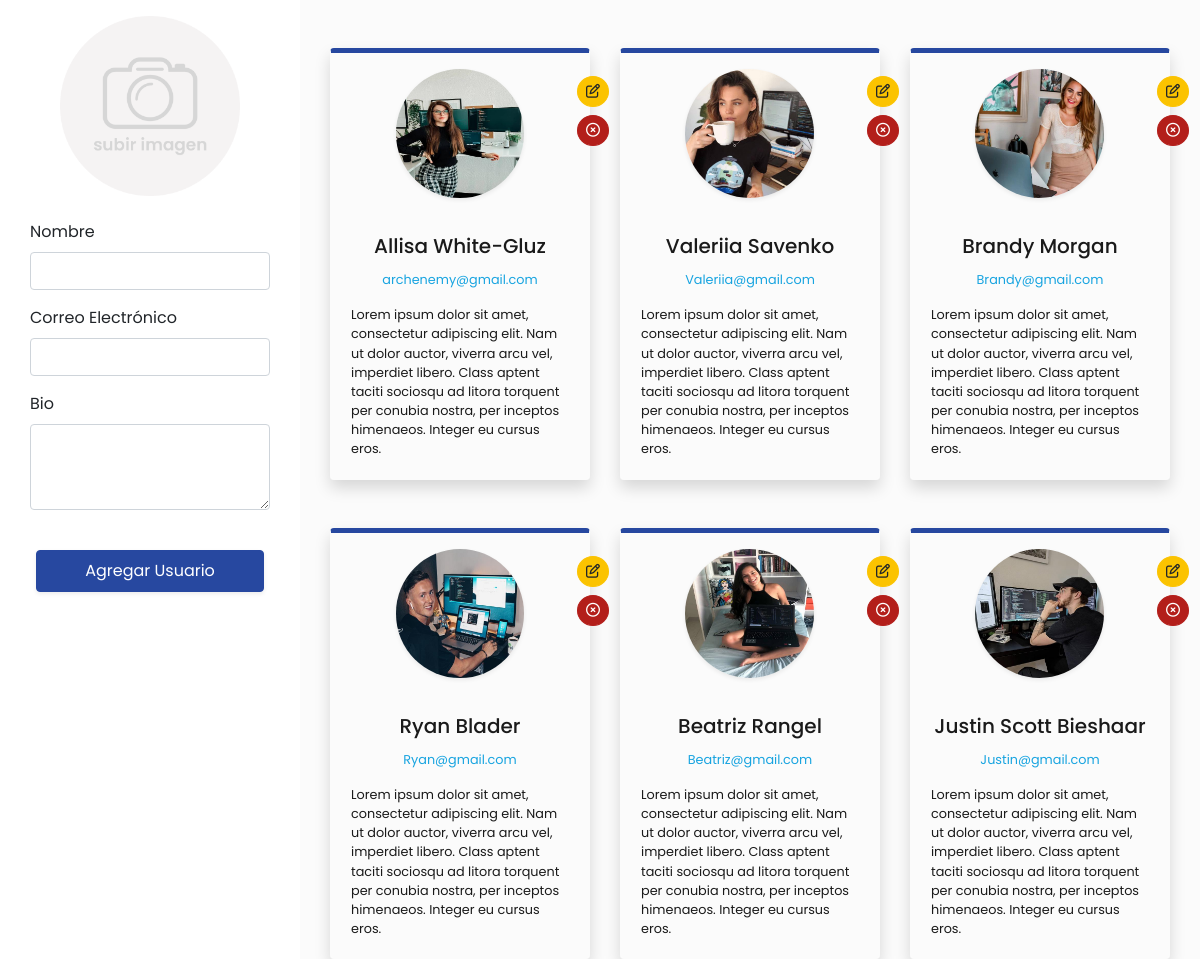
The page / on the database its author committed.
### tables this page shows
CREATE TABLE `usuarios` (
  `id` int(11) NOT NULL,
  `nombre` varchar(30) NOT NULL,
  `email` varchar(50) NOT NULL,
  `bio` text NOT NULL,
  `imagen` varchar(50) NOT NULL
);

### controladores/plantillaControlador.php (called while the page is built)
<?php
class ControladorPlantilla
{
	public function ctrPlantilla()
	{
		include "vistas/plantilla.php";
	}
}

### index.php (called while the page is built, shortened)
<?php
require_once "controladores/plantillaControlador.php";
require_once "controladores/usuariosControlador.php";
require_once "modelos/usuarios.php";
$plantilla = new ControladorPlantilla();
$plantilla -> ctrPlantilla();

### controladores/usuariosControlador.php (called while the page is built, shortened)
<?php
class UsuariosControlador
{
public function VerUsuarios()
{
  $tablaBD = "usuarios";
  $respuesta = UsuariosModelo::VerUsuarioMdl($tablaBD);
  return $respuesta;
}
}

### modelos/conexion.php (called while the page is built)
<?php
class Conexion
{
	static public function conectarBase(){
		$bd =  new PDO("mysql:host=localhost;dbname=prueba","root","");
		$bd -> exec("set names utf8");
		return $bd;
	}
}

### modelos/usuarios.php (called while the page is built, shortened)
<?php
require_once "conexion.php";
class UsuariosModelo extends Conexion
{
  static public function VerUsuarioMdl($tablaBD){
   $pdo = Conexion::conectarBase()->prepare("SELECT id, nombre, email, bio, imagen FROM $tablaBD ORDER BY id DESC");
   $pdo -> execute();
   return $pdo -> fetchAll();
 }
}

### vistas/paginas/modulos/ver.php (the view)
<div class="col-md-9 bg-light">
	<div class="container">
		<div class="row">
			<?php
			$ver = new UsuariosControlador();
			$respuesta = $ver -> VerUsuarios();
			?>
			<?php foreach ($respuesta as $key => $value): ?>
				<div class="col-12 col-md-4 mt-5">
					<div class="card shadow border-top ">
						<div class="text-center py-3">
							<?php if ($value["imagen"]==null): ?>
								<img class="card-img-top img-fluid w-50 shadow-sm rounded-circle" src="vistas/img/img-upload.png" alt="imagen usuario">
								<?php else: ?>
									<img class="card-img-top img-fluid w-50 shadow-sm rounded-circle" src="<?php echo $value["imagen"]; ?>" alt="<?php echo $value["nombre"]; ?>">
								<?php endif ?>
							</div>
							<div class="card-body text-center">
								<h5 class="card-title"><?php echo $value["nombre"]; ?></h5>
								<p class="text-muted small"><?php echo $value["email"]; ?></p>
								<p class="card-text small text-left"><?php echo $value["bio"]; ?></p>
							</div>
							<div class=" btn-float">
								<button type="" class="btn btn-warning btn-sm rounded-circle mb-2 editar" editarID="<?php echo $value["id"]; ?>" data-toggle="modal" data-target="#editModal"><i class="far fa-edit"></i></button>
								<button type="" class="btn btn-danger btn-sm rounded-circle borrar" borrarID="<?php echo $value["id"]; ?>" borrarImagen="<?php echo $value["imagen"]; ?>"><i class="far fa-times-circle"></i></button>
							</div>
						</div>
					</div>
				<?php endforeach ?>
			</div>
		</div>
	</div>

### vistas/plantilla.php (shortened to what this page needs)
<!doctype html>
<html lang="es">
<head>
	<link rel="stylesheet" href="vistas/assets/vendor/Bootstrap/dist/css/bootstrap.css">
	<link rel="stylesheet" href="vistas/assets/css/style.css">
</head>
<body>
	<?php
	if (isset($_GET["pagina"])) {
		if ($_GET["pagina"] == "usuarios") {
			include "paginas/".$_GET["pagina"].".php";
		}
	}
	else{
		include "paginas/usuarios.php";
	}
	?>
</body>
</html>

### vistas/paginas/usuarios.php (shortened to what this page needs)
<div class="container-fluid">
	<div class="row">
		<?php
		include "modulos/agregar.php";
		include "modulos/ver.php";
		?>
	</div>
</div>

### vistas/paginas/modulos/agregar.php (shortened to what this page needs)
<div class="col-md-3 border-rigth">
	<div class="sticky-top">
		<div class="container mx-auto pt-3">
			<form method="post" role="form" enctype="multipart/form-data">
				<div class="form-group image-upload text-center">
					<label for="file-input">
						<img src="vistas/img/img-upload.png" id="image_upload_preview" class="w-75" />
					</label>
				</div>
				<div class="form-group">
					<label>Nombre</label>
					<input type="text" class="form-control" name="inp-nombre" required>
				</div>
				<div class="form-group">
					<label>Correo Electrónico</label>
					<input type="email" class="form-control" name="inp-email" required>
				</div>
				<div class="form-group">
					<label>Bio</label>
					<textarea class="form-control" rows="3" name="inp-bio" required></textarea>
				</div>
				<div class="text-center py-4">
					<button type="submit" class="btn btn-primary px-5 py-2 shadow-sm">Agregar Usuario</button>
				</div>
			</form>
		</div>
	</div>
</div>

### vistas/assets/css/style.css (style rules this page uses)
* { padding: 0; margin: 0; box-sizing: border-box; }
html, body { height: 100%; font-family: 'Poppins', sans-serif; }
.image-upload img { cursor: pointer; }
.card { border-radius: 4px; background: #fbfbfb; color: #1a1a1a; cursor: pointer; }
.border-top { border-top: 5px solid #2748a0 !important; }
.btn-float { position: relative; z-index: 1000; float: right; position: absolute; right: -20px; top: 23px; display: inline-grid; }

### rows shown on the page
usuarios: imagen (picture), nombre "Allisa White-Gluz", email "archenemy@gmail.com", bio "Lorem ipsum dolor sit amet, consectetur adipiscing elit. Nam ut dolor auctor, viverra arcu vel, imperdiet libero. Class aptent taciti sociosqu ad litora torquent per conubia nostra, per inceptos himenaeos. Integer eu cursus eros."
usuarios: imagen (picture), nombre "Valeriia Savenko", email "Valeriia@gmail.com", bio "Lorem ipsum dolor sit amet, consectetur adipiscing elit. Nam ut dolor auctor, viverra arcu vel, imperdiet libero. Class aptent taciti sociosqu ad litora torquent per conubia nostra, per inceptos himenaeos. Integer eu cursus eros."
usuarios: imagen (picture), nombre "Brandy Morgan", email "Brandy@gmail.com", bio "Lorem ipsum dolor sit amet, consectetur adipiscing elit. Nam ut dolor auctor, viverra arcu vel, imperdiet libero. Class aptent taciti sociosqu ad litora torquent per conubia nostra, per inceptos himenaeos. Integer eu cursus eros."
usuarios: imagen (picture), nombre "Ryan Blader", email "Ryan@gmail.com", bio "Lorem ipsum dolor sit amet, consectetur adipiscing elit. Nam ut dolor auctor, viverra arcu vel, imperdiet libero. Class aptent taciti sociosqu ad litora torquent per conubia nostra, per inceptos himenaeos. Integer eu cursus eros."
usuarios: imagen (picture), nombre "Beatriz Rangel", email "Beatriz@gmail.com", bio "Lorem ipsum dolor sit amet, consectetur adipiscing elit. Nam ut dolor auctor, viverra arcu vel, imperdiet libero. Class aptent taciti sociosqu ad litora torquent per conubia nostra, per inceptos himenaeos. Integer eu cursus eros."
usuarios: imagen (picture), nombre "Justin Scott Bieshaar", email "Justin@gmail.com", bio "Lorem ipsum dolor sit amet, consectetur adipiscing elit. Nam ut dolor auctor, viverra arcu vel, imperdiet libero. Class aptent taciti sociosqu ad litora torquent per conubia nostra, per inceptos himenaeos. Integer eu cursus eros."
